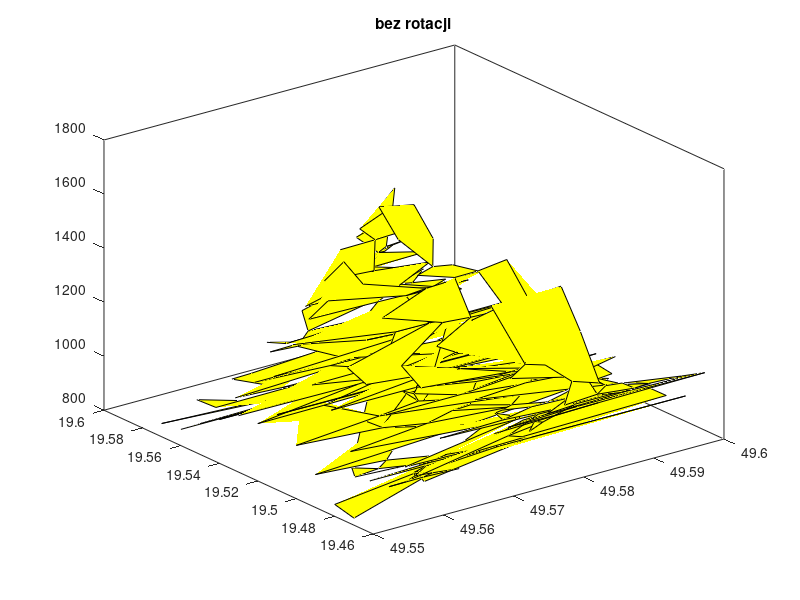

Here is the MATLAB script that generated this plot: (Note: this script raises an error after producing the figure.)
close all;
hold off;
Z = [[7 2];
     [5 5];
     [4 4]];
babiaGora = load("babia_gora.dat");  
% [ x y z ]
plot3(babiaGora(:,1),babiaGora(:,2),babiaGora(:,3));fill3(babiaGora(:,1),babiaGora(:,2),babiaGora(:,3),'y');title("bez rotacji");

rotated_babiaGora = babiaGora * rotationMatrixDeg(90,90,180);

figure;plot3(rotated_babiaGora(:,1),rotated_babiaGora(:,2),rotated_babiaGora(:,3));fill3(rotated_babiaGora(:,1),rotated_babiaGora(:,2),rotated_babiaGora(:,3),'r');title("rotacjai");

figure;plot(Z(:,1),Z(:,2),'linewidth',4);title("bez rotacji");

rotated_Z = Z*rotationMatrix2D(90,90); 

figure;plot(rotated_Z(:,1),rotated_Z(:,2),'linewidth',4);title("rotacja");